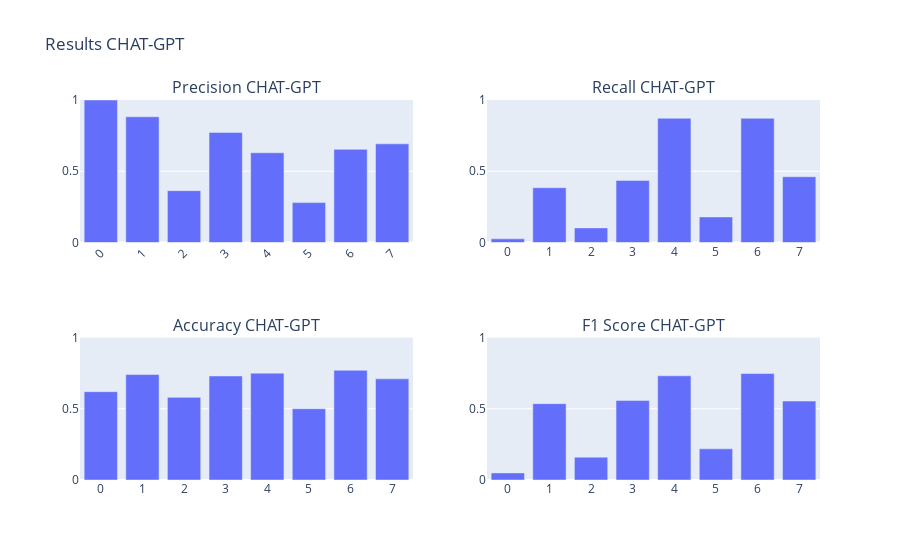

The code cell stored with this chart in its notebook:
### Markdown cell above
### Normal benchmark

### Code cell
folder = "data/results/chat_gpt/medium"
files = get_json_files(folder)


results_cg = calculate_results(files, folder, model_name="CHAT-GPT")
create_chart(results_cg)

### Figure 1 — Plotly figure (JSON) as saved in the notebook; plotly's stock layout.template omitted (floating-point values rounded to 4 significant figures)
{"data": [{"alignmentgroup": "True", "hovertemplate": "Index=%{x}<br>Accuracy=%{y}<extra></extra>", "legendgroup": "", "marker": {"color": "#636efa", "pattern": {"shape": ""}}, "name": "", "offsetgroup": "", "orientation": "v", "showlegend": false, "textposition": "auto", "type": "bar", "x": ["0", "1", "2", "3", "4", "5", "6", "7"], "xaxis": "x3", "y": [0.62, 0.74, 0.58, 0.73, 0.75, 0.5, 0.77, 0.71], "yaxis": "y3"}, {"alignmentgroup": "True", "hovertemplate": "Index=%{x}<br>Precision=%{y}<extra></extra>", "legendgroup": "", "marker": {"color": "#636efa", "pattern": {"shape": ""}}, "name": "", "offsetgroup": "", "orientation": "v", "showlegend": false, "textposition": "auto", "type": "bar", "x": ["0", "1", "2", "3", "4", "5", "6", "7"], "xaxis": "x", "y": [1, 0.8824, 0.3636, 0.7727, 0.6296, 0.28, 0.6538, 0.6923], "yaxis": "y"}, {"alignmentgroup": "True", "hovertemplate": "Index=%{x}<br>Recall=%{y}<extra></extra>", "legendgroup": "", "marker": {"color": "#636efa", "pattern": {"shape": ""}}, "name": "", "offsetgroup": "", "orientation": "v", "showlegend": false, "textposition": "auto", "type": "bar", "x": ["0", "1", "2", "3", "4", "5", "6", "7"], "xaxis": "x2", "y": [0.02564, 0.3846, 0.1026, 0.4359, 0.8718, 0.1795, 0.8718, 0.4615], "yaxis": "y2"}, {"alignmentgroup": "True", "hovertemplate": "Index=%{x}<br>F1 Score=%{y}<extra></extra>", "legendgroup": "", "marker": {"color": "#636efa", "pattern": {"shape": ""}}, "name": "", "offsetgroup": "", "orientation": "v", "showlegend": false, "textposition": "auto", "type": "bar", "x": ["0", "1", "2", "3", "4", "5", "6", "7"], "xaxis": "x4", "y": [0.05, 0.5357, 0.16, 0.5574, 0.7312, 0.2188, 0.7473, 0.5538], "yaxis": "y4"}], "layout": {"annotations": [{"font": {"size": 16}, "showarrow": false, "text": "Precision CHAT-GPT", "x": 0.225, "xanchor": "center", "xref": "paper", "y": 1, "yanchor": "bottom", "yref": "paper"}, {"font": {"size": 16}, "showarrow": false, "text": "Recall CHAT-GPT", "x": 0.775, "xanchor": "center", "xref": "paper", "y": 1, "yanchor": "bottom", "yref": "paper"}, {"font": {"size": 16}, "showarrow": false, "text": "Accuracy CHAT-GPT", "x": 0.225, "xanchor": "center", "xref": "paper", "y": 0.375, "yanchor": "bottom", "yref": "paper"}, {"font": {"size": 16}, "showarrow": false, "text": "F1 Score CHAT-GPT", "x": 0.775, "xanchor": "center", "xref": "paper", "y": 0.375, "yanchor": "bottom", "yref": "paper"}], "title": {"text": "Results CHAT-GPT"}, "xaxis": {"anchor": "y", "domain": [0, 0.45], "tickangle": -45}, "xaxis2": {"anchor": "y2", "domain": [0.55, 1]}, "xaxis3": {"anchor": "y3", "domain": [0, 0.45]}, "xaxis4": {"anchor": "y4", "domain": [0.55, 1]}, "yaxis": {"anchor": "x", "domain": [0.625, 1], "range": [0, 1]}, "yaxis2": {"anchor": "x2", "domain": [0.625, 1], "range": [0, 1]}, "yaxis3": {"anchor": "x3", "domain": [0, 0.375], "range": [0, 1]}, "yaxis4": {"anchor": "x4", "domain": [0, 0.375], "range": [0, 1]}}}
